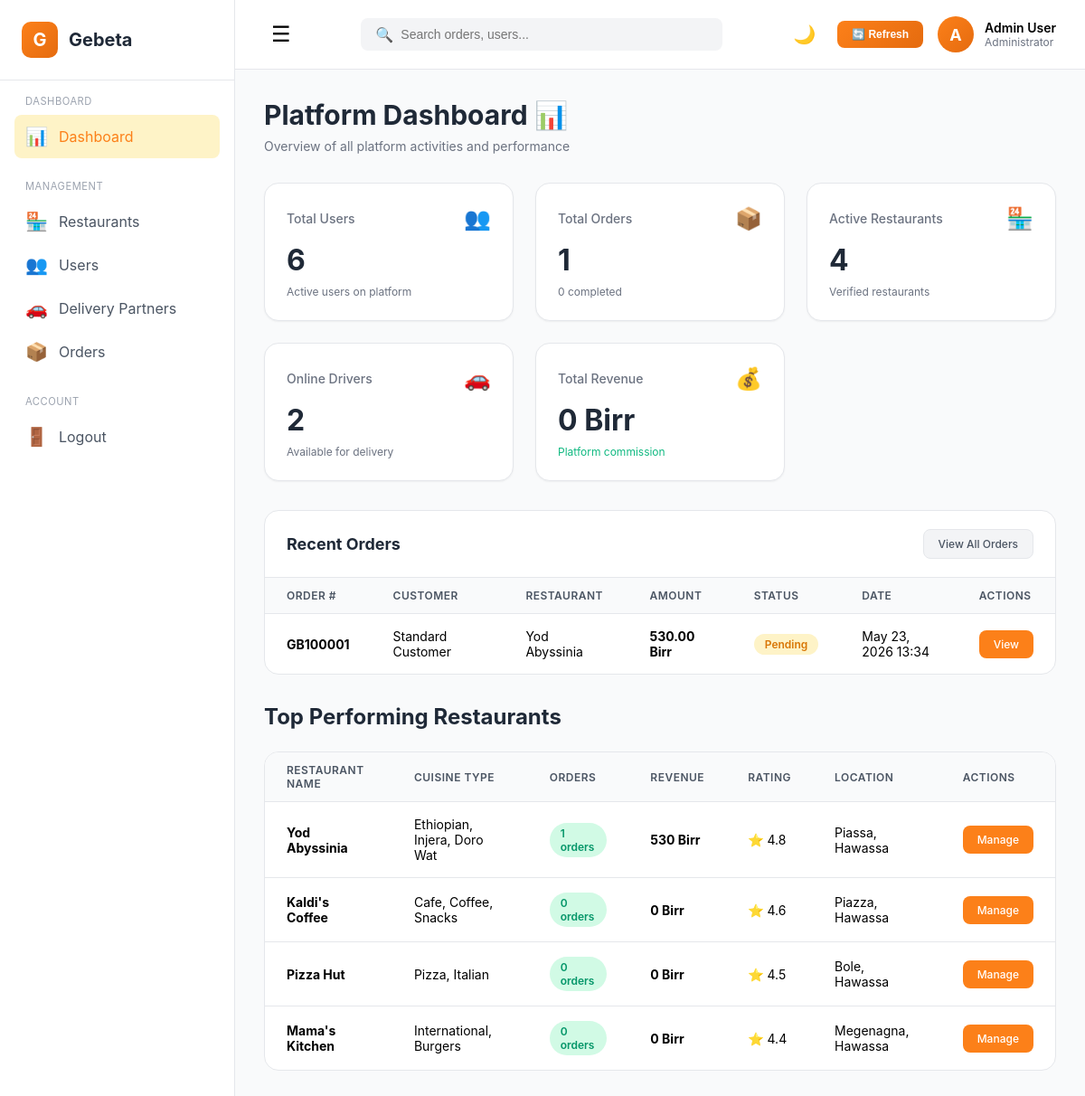
Page /admin/dashboard.php (signed in) on the committed database.
### tables this page shows
CREATE TABLE orders (
    id INT PRIMARY KEY AUTO_INCREMENT,
    order_number VARCHAR(20) UNIQUE NOT NULL,
    user_id INT NOT NULL,
    restaurant_id INT NOT NULL,
    delivery_address TEXT NOT NULL,
    payment_method ENUM('cash', 'bank_transfer', 'telebirr', 'mpesa', 'wallet') DEFAULT 'cash',
    payment_status ENUM('pending', 'paid', 'failed') DEFAULT 'pending',
    total_amount DECIMAL(10,2) NOT NULL,
    delivery_fee DECIMAL(10,2) DEFAULT 0,
    status ENUM('pending', 'confirmed', 'preparing', 'ready', 'out_for_delivery', 'delivered', 'cancelled') DEFAULT 'pending',
    created_at TIMESTAMP DEFAULT CURRENT_TIMESTAMP,
    updated_at TIMESTAMP DEFAULT CURRENT_TIMESTAMP ON UPDATE CURRENT_TIMESTAMP,
    FOREIGN KEY (user_id) REFERENCES users(id) ON DELETE CASCADE,
    FOREIGN KEY (restaurant_id) REFERENCES restaurants(id) ON DELETE CASCADE
);

CREATE TABLE users (
    id INT PRIMARY KEY AUTO_INCREMENT,
    name VARCHAR(100) NOT NULL,
    email VARCHAR(100) UNIQUE NOT NULL,
    phone VARCHAR(20) UNIQUE NOT NULL,
    password VARCHAR(255) NOT NULL,
    google_id VARCHAR(255) UNIQUE DEFAULT NULL,
    role ENUM('customer', 'restaurant', 'admin', 'delivery') DEFAULT 'customer',
    status ENUM('active', 'inactive', 'suspended', 'pending') DEFAULT 'active',
    latitude DECIMAL(10,8) DEFAULT NULL,
    longitude DECIMAL(11,8) DEFAULT NULL,
    location_name VARCHAR(255) DEFAULT NULL,
    profile_picture VARCHAR(255) DEFAULT NULL,
    location_updated_at TIMESTAMP DEFAULT CURRENT_TIMESTAMP ON UPDATE CURRENT_TIMESTAMP,
    created_at TIMESTAMP DEFAULT CURRENT_TIMESTAMP
);

CREATE TABLE restaurants (
    id INT PRIMARY KEY AUTO_INCREMENT,
    user_id INT NOT NULL,
    name VARCHAR(150) NOT NULL,
    description TEXT,
    cuisine_type VARCHAR(200),
    location VARCHAR(200) NOT NULL,
    phone VARCHAR(20) NOT NULL,
    opening_time TIME,
    closing_time TIME,
    image VARCHAR(255),
    rating DECIMAL(2,1) DEFAULT 0.0,
    status ENUM('pending', 'active', 'suspended') DEFAULT 'pending',
    latitude DECIMAL(10,8) DEFAULT NULL,
    longitude DECIMAL(11,8) DEFAULT NULL,
    delivery_time VARCHAR(50) DEFAULT NULL,
    delivery_fee DECIMAL(10,2) DEFAULT 0.00,
    created_at TIMESTAMP DEFAULT CURRENT_TIMESTAMP,
    FOREIGN KEY (user_id) REFERENCES users(id) ON DELETE CASCADE,
    INDEX idx_location (latitude, longitude)
);

### admin/dashboard.php (the view, shortened to what this page needs)
<?php
require_once __DIR__ . '/../includes/db.php';
$adminName = $_SESSION['user']['name'];
$stmt = $pdo->query('SELECT COUNT(*) FROM users');
$totalUsers = $stmt->fetchColumn();
$stmt = $pdo->query('SELECT COUNT(*) FROM orders');
$totalOrders = $stmt->fetchColumn();
$stmt = $pdo->prepare('SELECT COUNT(*) FROM restaurants WHERE status = ?');
$stmt->execute(['active']);
$activeRestaurants = $stmt->fetchColumn();
$stmt = $pdo->prepare('SELECT COUNT(*) FROM delivery_partners WHERE status = ?');
$stmt->execute(['online']);
$activeDeliveryPartners = $stmt->fetchColumn();
$stmt = $pdo->prepare('SELECT SUM(total_amount) FROM orders WHERE payment_status = ?');
$stmt->execute(['completed']);
$totalRevenue = $stmt->fetchColumn() ?: 0;
$stmt = $pdo->prepare('SELECT COUNT(*) FROM orders WHERE payment_status = ?');
$stmt->execute(['completed']);
$completedOrders = $stmt->fetchColumn();
$stmt = $pdo->prepare('
    SELECT o.id, o.order_number, o.status, o.total_amount, o.created_at,
           r.name AS restaurant_name, u.name AS customer_name
    FROM orders o
    JOIN restaurants r ON o.restaurant_id = r.id
    JOIN users u ON o.user_id = u.id
    ORDER BY o.created_at DESC
    LIMIT 10
');
$stmt->execute();
$recentOrders = $stmt->fetchAll(PDO::FETCH_ASSOC);
$stmt = $pdo->prepare('
    SELECT r.id, r.name, r.cuisine_type, r.location, r.rating,
           COUNT(o.id) AS order_count, SUM(o.total_amount) AS total_revenue
    FROM restaurants r
    LEFT JOIN orders o ON r.id = o.restaurant_id
    WHERE r.status = ?
    GROUP BY r.id
    ORDER BY order_count DESC
    LIMIT 6
');
$stmt->execute(['active']);
$topRestaurants = $stmt->fetchAll(PDO::FETCH_ASSOC);
?>
<!DOCTYPE html>
<html lang="en">
<head>
</head>
<body class="admin-theme" id="adminThemeRoot">
    <div class="admin-layout">
        <aside class="admin-sidebar" id="sidebar">
            <div class="sidebar-header">
                <div class="sidebar-logo">G</div>
                <div class="sidebar-title">Gebeta</div>
            </div>
            <nav class="sidebar-nav">
                <div class="nav-section">
                    <div class="nav-section-title">Dashboard</div>
                    <a href="/admin/dashboard.php" class="nav-item active">
                        <span style="font-size: 1.25rem;">📊</span>
                        <span>Dashboard</span>
                    </a>
                </div>
                <div class="nav-section">
                    <div class="nav-section-title">Management</div>
                    <a href="/admin/restaurants.php" class="nav-item">
                        <span style="font-size: 1.25rem;">🏪</span>
                        <span>Restaurants</span>
                    </a>
                    <a href="/admin/users.php" class="nav-item">
                        <span style="font-size: 1.25rem;">👥</span>
                        <span>Users</span>
                    </a>
                    <a href="/admin/delivery-partners.php" class="nav-item">
                        <span style="font-size: 1.25rem;">🚗</span>
                        <span>Delivery Partners</span>
                    </a>
                    <a href="/admin/orders.php" class="nav-item">
                        <span style="font-size: 1.25rem;">📦</span>
                        <span>Orders</span>
                    </a>
                </div>
                <div class="nav-section">
                    <div class="nav-section-title">Account</div>
                    <a href="/logout.php" class="nav-item">
                        <span style="font-size: 1.25rem;">🚪</span>
                        <span>Logout</span>
                    </a>
                </div>
            </nav>
        </aside>
        <main class="admin-main" id="mainContent">
            <header class="admin-header">
                <button class="header-toggle" id="sidebarToggle">☰</button>
                <div class="header-search">
                    <span>🔍</span>
                    <input type="text" class="header-search-input" placeholder="Search orders, users...">
                </div>
                <div class="header-actions">
                    <button class="dark-mode-toggle" id="darkModeToggle" title="Toggle dark mode">🌙</button>
                    <button class="btn-refresh" onclick="location.reload()">🔄 Refresh</button>
                    <div style="display: flex; align-items: center; gap: 0.75rem;">
                        <div class="header-avatar"><?php echo strtoupper(substr($adminName, 0, 1)); ?></div>
                        <div>
                            <div style="font-weight: 600; font-size: 0.875rem;"><?php echo htmlspecialchars($adminName); ?></div>
                            <div style="font-size: 0.75rem; color: #6B7280;">Administrator</div>
                        </div>
                    </div>
                </div>
            </header>
            <div class="admin-content">
                <div class="content-header">
                    <h1 class="content-title">Platform Dashboard 📊</h1>
                    <p class="content-subtitle">Overview of all platform activities and performance</p>
                </div>
                <div class="kpi-grid">
                    <div class="kpi-card">
                        <div class="kpi-header">
                            <span class="kpi-label">Total Users</span>
                            <span class="kpi-icon">👥</span>
                        </div>
                        <div class="kpi-value"><?php echo number_format($totalUsers); ?></div>
                        <div class="kpi-trend">Active users on platform</div>
                    </div>
                    <div class="kpi-card">
                        <div class="kpi-header">
                            <span class="kpi-label">Total Orders</span>
                            <span class="kpi-icon">📦</span>
                        </div>
                        <div class="kpi-value"><?php echo number_format($totalOrders); ?></div>
                        <div class="kpi-trend"><?php echo $completedOrders; ?> completed</div>
                    </div>
                    <div class="kpi-card">
                        <div class="kpi-header">
                            <span class="kpi-label">Active Restaurants</span>
                            <span class="kpi-icon">🏪</span>
                        </div>
                        <div class="kpi-value"><?php echo number_format($activeRestaurants); ?></div>
                        <div class="kpi-trend">Verified restaurants</div>
                    </div>
                    <div class="kpi-card">
                        <div class="kpi-header">
                            <span class="kpi-label">Online Drivers</span>
                            <span class="kpi-icon">🚗</span>
                        </div>
                        <div class="kpi-value"><?php echo number_format($activeDeliveryPartners); ?></div>
                        <div class="kpi-trend">Available for delivery</div>
                    </div>
                    <div class="kpi-card">
                        <div class="kpi-header">
                            <span class="kpi-label">Total Revenue</span>
                            <span class="kpi-icon">💰</span>
                        </div>
                        <div class="kpi-value"><?php echo number_format($totalRevenue, 0); ?> Birr</div>
                        <div class="kpi-trend positive">Platform commission</div>
                    </div>
                </div>
                <?php if (!empty($recentOrders)): ?>
                <div class="data-table-container">
                    <div class="table-header">
                        <h2 class="table-title">Recent Orders</h2>
                        <a href="/admin/orders.php" class="action-btn action-btn-secondary">View All Orders</a>
                    </div>
                    <table class="data-table">
                        <thead>
                            <tr>
                                <th>Order #</th>
                                <th>Customer</th>
                                <th>Restaurant</th>
                                <th>Amount</th>
                                <th>Status</th>
                                <th>Date</th>
                                <th>Actions</th>
                            </tr>
                        </thead>
                        <tbody>
                            <?php foreach ($recentOrders as $order): ?>
                            <tr>
                                <td><strong><?php echo htmlspecialchars($order['order_number']); ?></strong></td>
                                <td><?php echo htmlspecialchars($order['customer_name']); ?></td>
                                <td><?php echo htmlspecialchars($order['restaurant_name']); ?></td>
                                <td><strong><?php echo number_format($order['total_amount'], 2); ?> Birr</strong></td>
                                <td><span class="status-badge <?php echo str_replace('_', ' ', $order['status']); ?>"><?php echo ucfirst(str_replace('_', ' ', $order['status'])); ?></span></td>
                                <td><?php echo date('M d, Y H:i', strtotime($order['created_at'])); ?></td>
                                <td><a href="/admin/orders.php?id=<?php echo $order['id']; ?>" class="action-btn action-btn-primary">View</a></td>
                            </tr>
                            <?php endforeach; ?>
                        </tbody>
                    </table>
                </div>
                <?php endif; ?>
                <?php if (!empty($topRestaurants)): ?>
                <div class="mt-8">
                    <h2 class="text-2xl mb-6">Top Performing Restaurants</h2>
                    <div class="data-table-container">
                        <table class="data-table">
                            <thead>
                                <tr>
                                    <th>Restaurant Name</th>
                                    <th>Cuisine Type</th>
                                    <th>Orders</th>
                                    <th>Revenue</th>
                                    <th>Rating</th>
                                    <th>Location</th>
                                    <th>Actions</th>
                                </tr>
                            </thead>
                            <tbody>
                                <?php foreach ($topRestaurants as $restaurant): ?>
                                <tr>
                                    <td><strong><?php echo htmlspecialchars($restaurant['name']); ?></strong></td>
                                    <td><?php echo htmlspecialchars($restaurant['cuisine_type']); ?></td>
                                    <td><span class="status-badge active"><?php echo $restaurant['order_count']; ?> orders</span></td>
                                    <td><strong><?php echo number_format($restaurant['total_revenue'] ?: 0, 0); ?> Birr</strong></td>
                                    <td>⭐ <?php echo number_format($restaurant['rating'], 1); ?></td>
                                    <td><?php echo htmlspecialchars($restaurant['location']); ?></td>
                                    <td><a href="/admin/restaurants.php?id=<?php echo $restaurant['id']; ?>" class="action-btn action-btn-primary">Manage</a></td>
                                </tr>
                                <?php endforeach; ?>
                            </tbody>
                        </table>
                    </div>
                </div>
                <?php endif; ?>
            </div>
        </main>
    </div>
</body>
</html>

### rows in the picture
orders: order_number "GB100001", user.name "Standard Customer", restaurant.name "Yod Abyssinia", total_amount "530.00", status "Pending", created_at "May 23, 2026 13:34"
restaurants: name "Yod Abyssinia", cuisine_type "Ethiopian, Injera, Doro Wat", order_count "1", total_revenue "530", rating "4.8", location "Piassa, Hawassa"
restaurants: name "Kaldi's Coffee", cuisine_type "Cafe, Coffee, Snacks", order_count "0", total_revenue "0", rating "4.6", location "Piazza, Hawassa"
restaurants: name "Pizza Hut", cuisine_type "Pizza, Italian", order_count "0", total_revenue "0", rating "4.5", location "Bole, Hawassa"
restaurants: name "Mama's Kitchen", cuisine_type "International, Burgers", order_count "0", total_revenue "0", rating "4.4", location "Megenagna, Hawassa"

### other values in the picture
substr($adminName, 0, 1) "A"
$adminName "Admin User"
$totalUsers "6"
$totalOrders "1"
$completedOrders "0"
$activeRestaurants "4"
$activeDeliveryPartners "2"
$totalRevenue "0"
